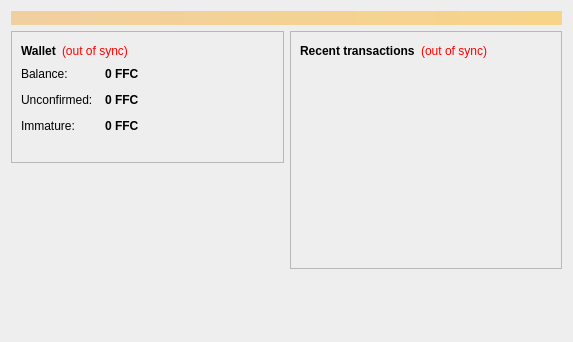
<?xml version="1.0" encoding="UTF-8"?>
<ui version="4.0">
 <class>OverviewPage</class>
 <widget class="QWidget" name="OverviewPage">
  <property name="geometry">
   <rect>
    <x>0</x>
    <y>0</y>
    <width>573</width>
    <height>342</height>
   </rect>
  </property>
  <property name="windowTitle">
   <string>Form</string>
  </property>
  <property name="styleSheet">
   <string notr="true">background-color: rgb(238, 238, 238);
border-top-color: rgb(45, 182, 224);</string>
  </property>
  <layout class="QVBoxLayout" name="topLayout">
   <item>
    <widget class="QLabel" name="labelAlerts">
     <property name="visible">
      <bool>false</bool>
     </property>
     <property name="styleSheet">
      <string notr="true">background-color: qlineargradient(x1: 0, y1: 0, x2: 1, y2: 0, stop:0 #F0D0A0, stop:1 #F8D488); color:#000000;</string>
     </property>
     <property name="wordWrap">
      <bool>true</bool>
     </property>
     <property name="margin">
      <number>3</number>
     </property>
    </widget>
   </item>
   <item>
    <layout class="QHBoxLayout" name="horizontalLayout" stretch="1,1">
     <item>
      <layout class="QVBoxLayout" name="verticalLayout_2">
       <item>
        <widget class="QFrame" name="frame">
         <property name="frameShape">
          <enum>QFrame::StyledPanel</enum>
         </property>
         <property name="frameShadow">
          <enum>QFrame::Raised</enum>
         </property>
         <layout class="QVBoxLayout" name="verticalLayout_4">
          <item>
           <layout class="QHBoxLayout" name="horizontalLayout_4">
            <item>
             <widget class="QLabel" name="label_5">
              <property name="font">
               <font>
                <weight>75</weight>
                <bold>true</bold>
               </font>
              </property>
              <property name="text">
               <string>Wallet</string>
              </property>
             </widget>
            </item>
            <item>
             <widget class="QLabel" name="labelWalletStatus">
              <property name="toolTip">
               <string>&lt;html&gt;&lt;head/&gt;&lt;body&gt;&lt;p&gt;The displayed information may be out of date. Your wallet automatically synchronizes with the fifacoin network after a connection is established, but this process has not completed yet.&lt;/p&gt;&lt;/body&gt;&lt;/html&gt;</string>
              </property>
              <property name="styleSheet">
               <string notr="true">QLabel { color: red; }</string>
              </property>
              <property name="text">
               <string notr="true">(out of sync)</string>
              </property>
              <property name="alignment">
               <set>Qt::AlignLeading|Qt::AlignLeft|Qt::AlignVCenter</set>
              </property>
             </widget>
            </item>
            <item>
             <spacer name="horizontalSpacer_2">
              <property name="orientation">
               <enum>Qt::Horizontal</enum>
              </property>
              <property name="sizeHint" stdset="0">
               <size>
                <width>40</width>
                <height>20</height>
               </size>
              </property>
             </spacer>
            </item>
           </layout>
          </item>
          <item>
           <layout class="QFormLayout" name="formLayout_2">
            <property name="fieldGrowthPolicy">
             <enum>QFormLayout::AllNonFixedFieldsGrow</enum>
            </property>
            <property name="horizontalSpacing">
             <number>12</number>
            </property>
            <property name="verticalSpacing">
             <number>12</number>
            </property>
            <item row="0" column="0">
             <widget class="QLabel" name="label">
              <property name="text">
               <string>Balance:</string>
              </property>
             </widget>
            </item>
            <item row="0" column="1">
             <widget class="QLabel" name="labelBalance">
              <property name="font">
               <font>
                <weight>75</weight>
                <bold>true</bold>
               </font>
              </property>
              <property name="cursor">
               <cursorShape>IBeamCursor</cursorShape>
              </property>
              <property name="toolTip">
               <string>Your current balance</string>
              </property>
              <property name="text">
               <string notr="true">0 FFC</string>
              </property>
              <property name="textInteractionFlags">
               <set>Qt::LinksAccessibleByMouse|Qt::TextSelectableByKeyboard|Qt::TextSelectableByMouse</set>
              </property>
             </widget>
            </item>
            <item row="1" column="0">
             <widget class="QLabel" name="label_3">
              <property name="text">
               <string>Unconfirmed:</string>
              </property>
             </widget>
            </item>
            <item row="1" column="1">
             <widget class="QLabel" name="labelUnconfirmed">
              <property name="font">
               <font>
                <weight>75</weight>
                <bold>true</bold>
               </font>
              </property>
              <property name="cursor">
               <cursorShape>IBeamCursor</cursorShape>
              </property>
              <property name="toolTip">
               <string>Total of transactions that have yet to be confirmed, and do not yet count toward the current balance</string>
              </property>
              <property name="text">
               <string notr="true">0 FFC</string>
              </property>
              <property name="textInteractionFlags">
               <set>Qt::LinksAccessibleByMouse|Qt::TextSelectableByKeyboard|Qt::TextSelectableByMouse</set>
              </property>
             </widget>
            </item>
            <item row="2" column="0">
             <widget class="QLabel" name="labelImmatureText">
              <property name="text">
               <string>Immature:</string>
              </property>
             </widget>
            </item>
            <item row="2" column="1">
             <widget class="QLabel" name="labelImmature">
              <property name="font">
               <font>
                <weight>75</weight>
                <bold>true</bold>
               </font>
              </property>
              <property name="toolTip">
               <string>Mined balance that has not yet matured</string>
              </property>
              <property name="text">
               <string notr="true">0 FFC</string>
              </property>
              <property name="textInteractionFlags">
               <set>Qt::LinksAccessibleByMouse|Qt::TextSelectableByKeyboard|Qt::TextSelectableByMouse</set>
              </property>
             </widget>
            </item>
           </layout>
          </item>
          <item>
           <widget class="QLabel" name="label_wallet_bgcoin">
            <property name="text">
             <string/>
            </property>
            <property name="pixmap">
             <pixmap resource="../bitcoin.qrc">:/images/wallet_bgcoin</pixmap>
            </property>
            <property name="scaledContents">
             <bool>false</bool>
            </property>
            <property name="alignment">
             <set>Qt::AlignCenter</set>
            </property>
            <property name="margin">
             <number>-2</number>
            </property>
           </widget>
          </item>
         </layout>
        </widget>
       </item>
       <item>
        <spacer name="verticalSpacer">
         <property name="orientation">
          <enum>Qt::Vertical</enum>
         </property>
         <property name="sizeHint" stdset="0">
          <size>
           <width>20</width>
           <height>40</height>
          </size>
         </property>
        </spacer>
       </item>
      </layout>
     </item>
     <item>
      <layout class="QVBoxLayout" name="verticalLayout_3">
       <item>
        <widget class="QFrame" name="frame_2">
         <property name="frameShape">
          <enum>QFrame::StyledPanel</enum>
         </property>
         <property name="frameShadow">
          <enum>QFrame::Raised</enum>
         </property>
         <layout class="QVBoxLayout" name="verticalLayout">
          <item>
           <layout class="QHBoxLayout" name="horizontalLayout_2">
            <item>
             <widget class="QLabel" name="label_4">
              <property name="text">
               <string>&lt;b&gt;Recent transactions&lt;/b&gt;</string>
              </property>
             </widget>
            </item>
            <item>
             <widget class="QLabel" name="labelTransactionsStatus">
              <property name="toolTip">
               <string>&lt;html&gt;&lt;head/&gt;&lt;body&gt;&lt;p&gt;The displayed information may be out of date. Your wallet automatically synchronizes with the fifacoin network after a connection is established, but this process has not completed yet.&lt;/p&gt;&lt;/body&gt;&lt;/html&gt;</string>
              </property>
              <property name="styleSheet">
               <string notr="true">QLabel { color: red; }</string>
              </property>
              <property name="text">
               <string notr="true">(out of sync)</string>
              </property>
              <property name="alignment">
               <set>Qt::AlignRight|Qt::AlignTrailing|Qt::AlignVCenter</set>
              </property>
             </widget>
            </item>
            <item>
             <spacer name="horizontalSpacer">
              <property name="orientation">
               <enum>Qt::Horizontal</enum>
              </property>
              <property name="sizeHint" stdset="0">
               <size>
                <width>40</width>
                <height>20</height>
               </size>
              </property>
             </spacer>
            </item>
           </layout>
          </item>
          <item>
           <widget class="QListView" name="listTransactions">
            <property name="styleSheet">
             <string notr="true">QListView { background: transparent; }</string>
            </property>
            <property name="frameShape">
             <enum>QFrame::NoFrame</enum>
            </property>
            <property name="verticalScrollBarPolicy">
             <enum>Qt::ScrollBarAlwaysOff</enum>
            </property>
            <property name="horizontalScrollBarPolicy">
             <enum>Qt::ScrollBarAlwaysOff</enum>
            </property>
            <property name="selectionMode">
             <enum>QAbstractItemView::NoSelection</enum>
            </property>
           </widget>
          </item>
         </layout>
        </widget>
       </item>
       <item>
        <spacer name="verticalSpacer_2">
         <property name="orientation">
          <enum>Qt::Vertical</enum>
         </property>
         <property name="sizeHint" stdset="0">
          <size>
           <width>20</width>
           <height>40</height>
          </size>
         </property>
        </spacer>
       </item>
      </layout>
     </item>
    </layout>
   </item>
  </layout>
 </widget>
 <resources>
  <include location="../bitcoin.qrc"/>
 </resources>
 <connections/>
</ui>
